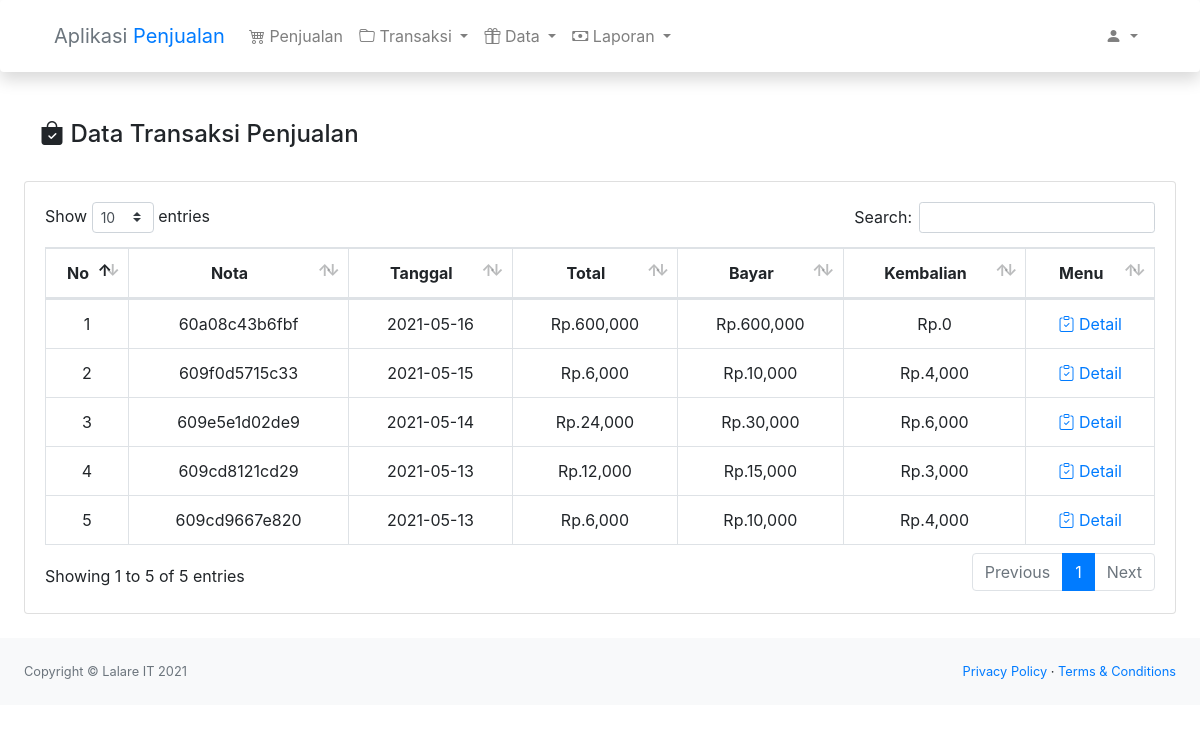
The page /index.php/transaksi/penjualan on the database as committed earlier.
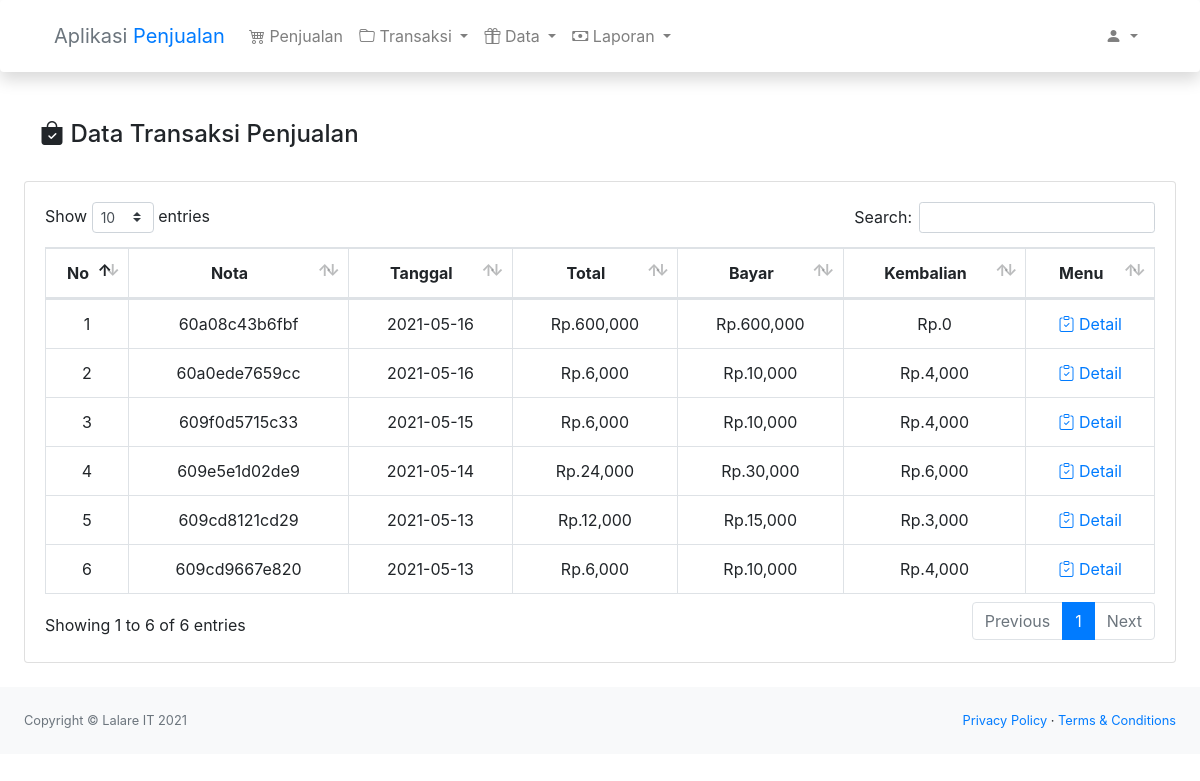
The same page on the database as committed later.
### tables this page shows
CREATE TABLE "penjualan" (
	"nota"	TEXT NOT NULL,
	"tanggal"	TEXT,
	"total"	INTEGER,
	"id_user"	TEXT,
	"bayar"	INTEGER,
	"kembalian"	INTEGER,
	PRIMARY KEY("nota")
);

### application/controllers/transaksi/Penjualan.php (called while the page is built, shortened)
<?php class Penjualan extends CI_Controller
{
    public function __construct()
    {
        $this->load->model('transaksi_pm');
    }
    public function index()
    {
        $this->data();
    }
    public function data()
    {
        $data['transaksi'] = $this->transaksi_pm->get();
        $this->load->view('transaksi/penjualan/data', $data);
    }
}

### index.php (called while the page is built, shortened)
<?php
require_once BASEPATH.'core/CodeIgniter.php';

### application/models/Transaksi_pm.php (called while the page is built, shortened)
<?php class Transaksi_pm extends CI_Model
{
    public function get()
    {
        $this->db->order_by('tanggal', 'desc');
        return  $this->db->get('penjualan')->result();
    }
}

### application/views/transaksi/penjualan/data.php (the view)
<?php
$this->load->view('template/header');
$this->load->view('template/navbar');
?>
<div class="container-fluid">
    <div class="d-flex justify-content-between px-3">
        <h4><i class="bi bi-bag-check-fill"></i> Data Transaksi Penjualan</h4>
    </div>
    <div class="card mb-4 mt-4">
        <div class="card-body">
            <div class="table-responsive">
                <table class="table table-bordered text-center" id="dataTable" width="100%" cellspacing="0">
                    <thead>
                        <tr>
                            <th width="40px">No</th>
                            <th>Nota</th>
                            <th>Tanggal</th>
                            <th>Total</th>
                            <th>Bayar</th>
                            <th>Kembalian</th>
                            <th>Menu</th>
                        </tr>
                    </thead>
                    <tbody>
                        <?php $i = 1; ?>
                        <?php foreach ($transaksi as $list) : ?>
                            <tr>
                                <td class="text-center"><?= $i++; ?></td>
                                <td><?= $list->nota; ?></td>
                                <td><?= $list->tanggal; ?></td>
                                <td>Rp.<?= number_format($list->total) ?></td>
                                <td>Rp.<?= number_format($list->bayar) ?></td>
                                <td>Rp.<?= number_format($list->kembalian) ?></td>
                                <td>
                                    <a href="<?= site_url('/transaksi/penjualan/detail/' . $list->nota) ?>"><i class="bi bi-clipboard-check"></i> Detail</a>
                                </td>
                            </tr>
                        <?php endforeach; ?>
                    </tbody>
                </table>
            </div>
        </div>
    </div>
</div>
<?php $this->load->view('template/footer') ?>

### application/views/template/header.php (shortened to what this page needs)
<!DOCTYPE html>
<html lang="en">
<head>
	<link href="<?= base_url() ?>/public/css/styles.css" rel="stylesheet" />
	<link href="<?= base_url() ?>/public/css/dataTables.bootstrap4.min.css" rel="stylesheet" />
	<link rel="stylesheet" href="<?= base_url() ?>/public/assets/bootstrap-icon/bootstrap-icons.css">
</head>
<body>

### application/views/template/navbar.php (shortened to what this page needs)
<div class="sticky-top">
	<nav id="shadownav" class="navbar navbar-expand-lg navbar-light bg-light shadow p-3 mb-5 bg-white rounded">
		<div class="container">
			<a href="<?= site_url('/aplikasi/dashboard/') ?>" class="navbar-brand">
				<span class="text-secondary">Aplikasi</span> <span class="text-primary">Penjualan</span>
			</a>
			<ul class="navbar-nav mr-auto">
				<li class="nav-item">
					<a class="nav-link" href="<?= site_url('/aplikasi/penjualan/') ?>"><i class="bi bi-cart4"></i> Penjualan</a>
				</li>
				<li class="nav-item dropdown">
					<a class="nav-link dropdown-toggle" href="#" id="navbarDropdown" role="button" data-toggle="dropdown" aria-haspopup="true" aria-expanded="false">
						<i class="bi bi-folder"></i> Transaksi
					</a>
				</li>
				<li class="nav-item dropdown">
					<a class="nav-link dropdown-toggle" href="#" id="navbarDropdown" role="button" data-toggle="dropdown" aria-haspopup="true" aria-expanded="false">
						<i class="bi bi-gift"></i> Data
					</a>
				</li>
				<li class="nav-item dropdown">
					<a class="nav-link dropdown-toggle" href="#" id="navbarDropdown" role="button" data-toggle="dropdown" aria-haspopup="true" aria-expanded="false">
						<i class="bi bi-cash"></i> Laporan
					</a>
				</li>
			</ul>
			<div class="d-flex justify-content-end">
				<ul class="navbar-nav me-auto mb-2 mb-lg-0">
					<li class="nav-item dropdown">
						<a class="nav-link dropdown-toggle" href="#" id="navbarDropdown" role="button" data-toggle="dropdown" aria-haspopup="true" aria-expanded="false">
							<i class="bi bi-person-fill"></i>
						</a>
					</li>
				</ul>
			</div>
		</div>
	</nav>
</div>

### application/views/template/footer.php (shortened to what this page needs)
<footer class="py-4 bg-light mt-auto">
	<div class="container-fluid">
		<div class="d-flex align-items-center justify-content-between small">
			<div class="text-muted">Copyright &copy; Lalare IT 2021</div>
			<div>
				<a href="#">Privacy Policy</a>
				&middot;
				<a href="#">Terms &amp; Conditions</a>
			</div>
		</div>
	</div>
</footer>
</body>
</html>

Rows that differ between the two databases and show on the page:
added penjualan: nota "60a0ede7659cc", tanggal "2021-05-16", total "6,000", bayar "10,000", kembalian "4,000"
Other text that changed with them:
text written by a page script: "Show entries Search: Showing 1 to 5 of 5 entries Previous 1 Next" → "Show entries Search: Showing 1 to 6 of 6 entries Previous 1 Next"
